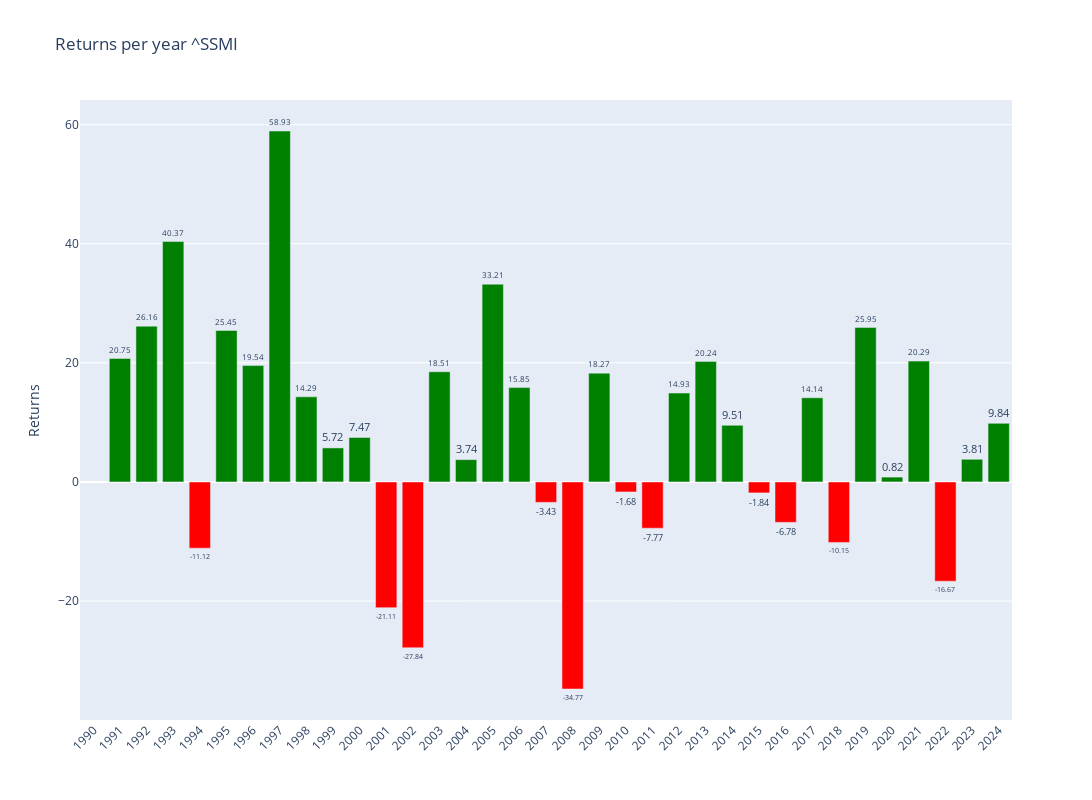

Write notebook code for a chart like this one.
### Code cell
# Plotly
fig = make_subplots()

# Add colors
colors = ['green' if x >= 0 else 'red' for x in annual_data['Return']]

# Graph (1,1)
fig.add_trace(go.Bar(y=annual_data['Return'],x=annual_data['Return'].index,text=round(annual_data['Return'],2),textposition='outside',marker_color=colors,hoverinfo='skip'),row=1,col=1)

# Update xaxis properties
fig.update_yaxes(title_text="Returns", row=1, col=1)

fig.update_layout(xaxis=dict(tickvals=annual_data.index,tickangle=-45),height=800, width=1300,title=f"Returns per year {ticker}")

fig.show()

### Figure 1 — Plotly figure (JSON) as saved in the notebook; plotly's stock layout.template omitted (floating-point values rounded to 4 significant figures)
{"data": [{"hoverinfo": "skip", "marker": {"color": ["red", "green", "green", "green", "red", "green", "green", "green", "green", "green", "green", "red", "red", "green", "green", "green", "green", "red", "red", "green", "red", "red", "green", "green", "green", "red", "red", "green", "red", "green", "green", "green", "red", "green", "green"]}, "text": [null, 20.75, 26.16, 40.37, -11.12, 25.45, 19.54, 58.93, 14.29, 5.72, 7.47, -21.11, -27.84, 18.51, 3.74, 33.21, 15.85, -3.43, -34.77, 18.27, -1.68, -7.77, 14.93, 20.24, 9.51, -1.84, -6.78, 14.14, -10.15, 25.95, 0.82, 20.29, -16.67, 3.81, 9.84], "textposition": "outside", "type": "bar", "x": [1990, 1991, 1992, 1993, 1994, 1995, 1996, 1997, 1998, 1999, 2000, 2001, 2002, 2003, 2004, 2005, 2006, 2007, 2008, 2009, 2010, 2011, 2012, 2013, 2014, 2015, 2016, 2017, 2018, 2019, 2020, 2021, 2022, 2023, 2024], "xaxis": "x", "y": [null, 20.75, 26.16, 40.37, -11.12, 25.45, 19.54, 58.93, 14.29, 5.717, 7.468, -21.11, -27.84, 18.51, 3.743, 33.21, 15.85, -3.428, -34.77, 18.27, -1.678, -7.766, 14.93, 20.24, 9.513, -1.84, -6.784, 14.14, -10.15, 25.95, 0.8154, 20.29, -16.67, 3.806, 9.843], "yaxis": "y"}], "layout": {"height": 800, "title": {"text": "Returns per year ^SSMI"}, "width": 1300, "xaxis": {"anchor": "y", "domain": [0, 1], "tickangle": -45, "tickvals": [1990, 1991, 1992, 1993, 1994, 1995, 1996, 1997, 1998, 1999, 2000, 2001, 2002, 2003, 2004, 2005, 2006, 2007, 2008, 2009, 2010, 2011, 2012, 2013, 2014, 2015, 2016, 2017, 2018, 2019, 2020, 2021, 2022, 2023, 2024]}, "yaxis": {"anchor": "x", "domain": [0, 1], "title": {"text": "Returns"}}}}
